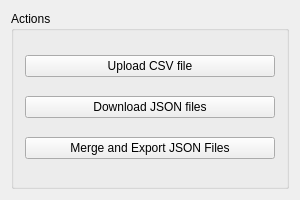
<?xml version="1.0" encoding="UTF-8"?>
<ui version="4.0">
 <class>ColonyDataMerger</class>
 <widget class="QMainWindow" name="ColonyDataMerger">
  <property name="enabled">
   <bool>true</bool>
  </property>
  <property name="geometry">
   <rect>
    <x>0</x>
    <y>0</y>
    <width>300</width>
    <height>200</height>
   </rect>
  </property>
  <property name="sizePolicy">
   <sizepolicy hsizetype="Fixed" vsizetype="Fixed">
    <horstretch>0</horstretch>
    <verstretch>0</verstretch>
   </sizepolicy>
  </property>
  <property name="minimumSize">
   <size>
    <width>300</width>
    <height>200</height>
   </size>
  </property>
  <property name="maximumSize">
   <size>
    <width>300</width>
    <height>200</height>
   </size>
  </property>
  <property name="baseSize">
   <size>
    <width>300</width>
    <height>200</height>
   </size>
  </property>
  <property name="windowTitle">
   <string>Colony Data Merger</string>
  </property>
  <widget class="QWidget" name="centralWidget">
   <layout class="QGridLayout" name="gridLayout_2">
    <item row="0" column="0">
     <widget class="QGroupBox" name="groupBox">
      <property name="title">
       <string>Actions</string>
      </property>
      <layout class="QGridLayout" name="gridLayout">
       <item row="0" column="0">
        <widget class="QPushButton" name="uploadButton">
         <property name="sizePolicy">
          <sizepolicy hsizetype="Expanding" vsizetype="Fixed">
           <horstretch>0</horstretch>
           <verstretch>0</verstretch>
          </sizepolicy>
         </property>
         <property name="text">
          <string>Upload CSV file</string>
         </property>
        </widget>
       </item>
       <item row="1" column="0">
        <widget class="QPushButton" name="downloadButton">
         <property name="text">
          <string>Download JSON files</string>
         </property>
        </widget>
       </item>
       <item row="2" column="0">
        <widget class="QPushButton" name="mergeButton">
         <property name="sizePolicy">
          <sizepolicy hsizetype="Expanding" vsizetype="Fixed">
           <horstretch>0</horstretch>
           <verstretch>0</verstretch>
          </sizepolicy>
         </property>
         <property name="text">
          <string>Merge and Export JSON Files</string>
         </property>
        </widget>
       </item>
      </layout>
     </widget>
    </item>
   </layout>
  </widget>
 </widget>
 <layoutdefault spacing="6" margin="11"/>
 <resources/>
 <connections/>
</ui>
